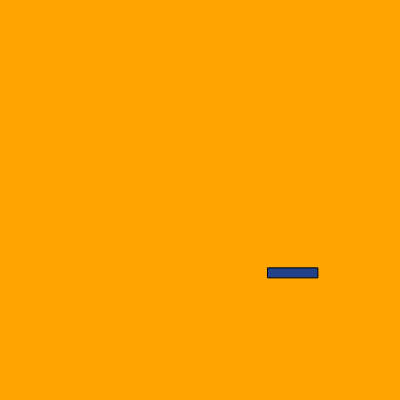
Frame 1 (no input)
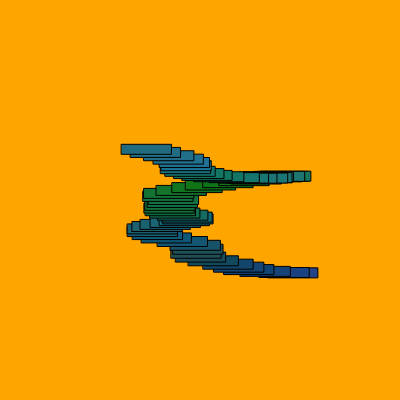
Frame 60 (no input)
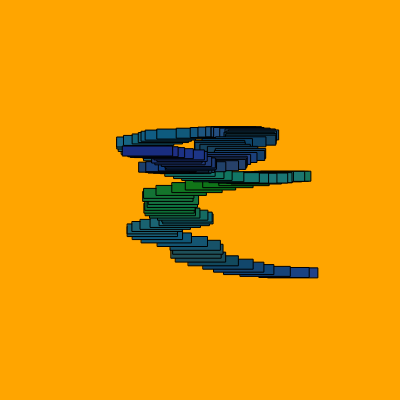
Frame 120 (the mouse pressed at the canvas centre since frame 60)

The p5.js sketch that drew these frames (run headless with seeded random() and noise() and a simulated clock; from frame 60 on, the mouse is pressed at the canvas centre):

// p5.js sketch
// ── sketch.js
let xoff = 0;
let yoff = 0;

function setup() {
  createCanvas(400, 400);
  background(255, 165, 0);
}

function draw() {
  // Generate noise values for x and y
  let x = noise(xoff) * width;
  let y = noise(yoff) * height;

  // Map noise values to color
  let r = map(noise(xoff * 5), 0, 5, 0, 255);
  let g = map(noise(yoff + 20), 0, 1, 0, 255);
  let b = map(noise(xoff + yoff + 30), 0, 1, 0, 255);

  // Set fill color
  fill(r, g, b);

  // Draw rectangle at noise-generated position
  rect(x, y, 50, 10);

  // Increment noise offset for smooth movement
  xoff += 0.05;
  yoff += 0.01;
}
